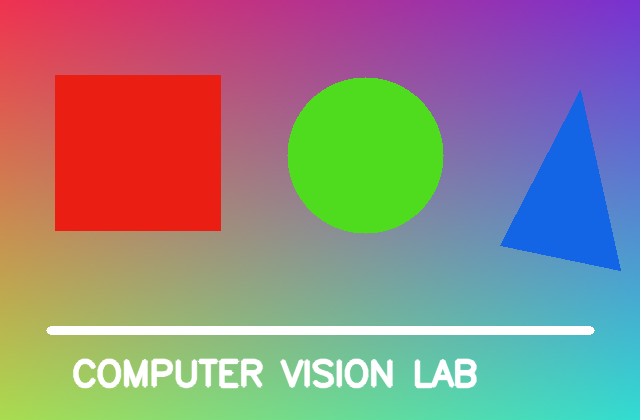
#> input picture Experiment-11-affine-transformation/input/sample_image.png, 640 x 420 px
$ python program.py
#> lines starting #> are read from the running program, lines starting #| are printed output that depends on the picture
### cv_utils.py
"""Shared utility functions for the Computer Vision lab experiments."""

from pathlib import Path
import cv2
import numpy as np


def read_image(path: Path, flags: int = cv2.IMREAD_COLOR) -> np.ndarray:
#> called with flags = 1
    image = cv2.imread(str(path), flags)
#> image is the input picture: shape (420, 640, 3); mean B, G, R 133.1, 135.5, 146.3
    if image is None:
        raise FileNotFoundError(f"Could not read input image: {path}")
    return image


def ensure_output_dir(path: Path) -> Path:
    path.mkdir(parents=True, exist_ok=True)
    return path


def save_image(path: Path, image: np.ndarray) -> None:
    path.parent.mkdir(parents=True, exist_ok=True)
    if not cv2.imwrite(str(path), image):
        raise OSError(f"Could not write output image: {path}")


def normalize_to_uint8(image: np.ndarray) -> np.ndarray:
    return cv2.normalize(image, None, 0, 255, cv2.NORM_MINMAX).astype(np.uint8)


# [14 lines left out: functions open_video, make_video_writer, not called in this run]

### Experiment-11-affine-transformation/program.py
from pathlib import Path
import sys
import cv2
import numpy as np


HERE = Path(__file__).resolve().parent
ROOT = HERE.parent
sys.path.insert(0, str(ROOT))

from cv_utils import (
    ensure_output_dir,
    make_video_writer,
    normalize_to_uint8,
    open_video,
    read_image,
    save_image,
)

INPUT_DIR = HERE / "input"
OUTPUT_DIR = ensure_output_dir(HERE / "output")

image = read_image(INPUT_DIR / "sample_image.png")
height, width = image.shape[:2]
#> height = 420; width = 640
source = np.float32([[60, 60], [width - 70, 75], [80, height - 70]])
#> source = [[60, 60], [570, 75], [80, 350]]
target = np.float32([[30, 100], [width - 90, 35], [125, height - 35]])
#> target = [[30, 100], [550, 35], [125, 385]]
matrix = cv2.getAffineTransform(source, target)
result = cv2.warpAffine(image, matrix, (width, height))
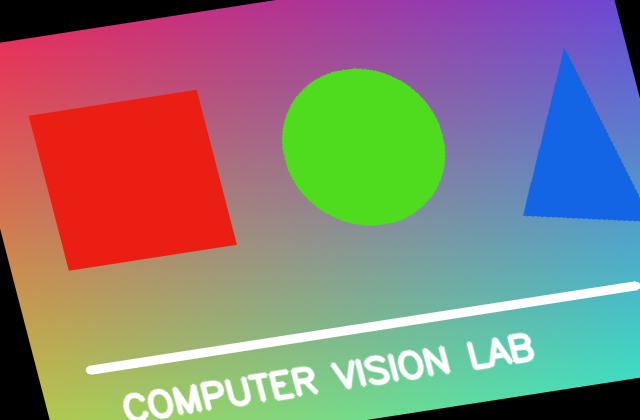
#> result: shape (420, 640, 3); mean B, G, R 121.7, 126.2, 138.3
save_image(OUTPUT_DIR / "affine_transformed.png", result)
print("Saved:", OUTPUT_DIR / "affine_transformed.png")
